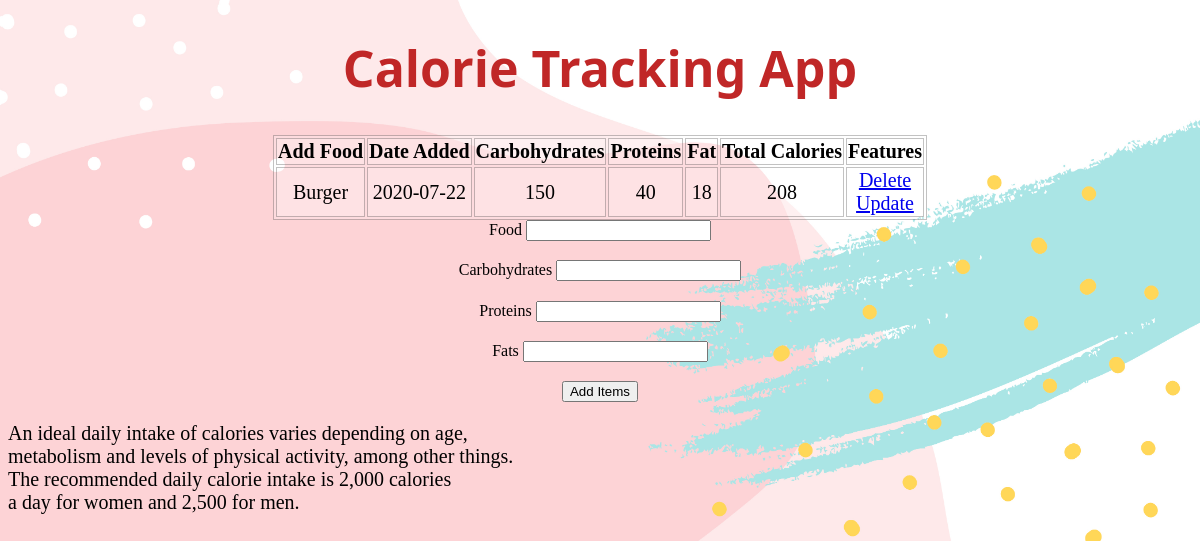
The page / on the database its author committed.
### app.py (models this page shows, shortened)
class Data(db.Model):
    id = db.Column(db.Integer, primary_key=True)
    content = db.Column(db.String(100), nullable=False)
    date_created = db.Column(db.DateTime, default=datetime.utcnow)
    proteins = db.Column(db.Integer,default = 0)
    carbs = db.Column(db.Integer,default = 0)
    fats = db.Column(db.Integer,default = 0)
    total=db.Column(db.Integer,default = 0)

### app.py (the view)
@app.route("/", methods = ['POST','GET'])
def add():
    if request.method =='POST':
        add_content = request.form.get('add_food')
        add_carbs = int(request.form.get('add_carbs'))
        add_pro = int(request.form.get('add_pro'))
        add_fat = int(request.form.get('add_fats'))
        add_total = add_carbs+add_pro+add_fat
        new_content = Data(content = add_content,carbs = add_carbs,proteins = add_pro,fats = add_fat,total = add_total)
        try:
            db.session.add(new_content)
            db.session.commit()
            return redirect('/')
        except:
            return " Issue with the entry/text"
    else:
        check = Data.query.order_by(Data.date_created).all()
        return render_template('home.html',check = check)

### templates/home.html (shortened to what this page needs)
{%extends 'base.html' %}
{% block body %}
<div class = "content">
    <h1>Calorie Tracking App</h1>
    <table>
        <tr>
            <th> Add Food </th>
            <th> Date Added </th>
            <th> Carbohydrates</th>
            <th> Proteins</th>
            <th> Fat</th>
            <th> Total Calories</th>
            <th> Features </th>
        </tr>
        {% for data in check %}
        <tr>
        <td>{{ data.content }}</td>
        <td>{{ data.date_created.date() }}</td>
        <td>{{data.carbs}}</td>
        <td>{{data.proteins}}</td>
        <td>{{data.fats}}</td>
        <td>{{data.total}}</td>
        <td>
            <a href ="/delete/{{data.id}}">Delete</a>
            <br>
            <a href="/update/{{data.id}}">Update</a>
        </td>
        </tr>
        {% endfor %}
    </table>
    <form action ="/" method="POST">
        <label>Food
            <input type ="text"  name= 'add_food' id ="content"><br><br>
        </label>
        <label>Carbohydrates
            <input type ="number" name= 'add_carbs' id ="quantity"><br><br>
        </label>
        <label>Proteins
            <input type ="number" name= 'add_pro' id ="quantity1"><br><br></label>
        <label>Fats
            <input type ="number" name= 'add_fats' id ="quantity2"><br><br></label>
        <input type="submit" value="Add Items">
    </form>
    <p> An ideal daily intake of calories varies depending on age,<br>
        metabolism and levels of physical activity, among other things.<br>
        The recommended daily calorie intake is 2,000 calories<br>
        a day for women and 2,500 for men.</p>
</div>
{%endblock%}

### templates/base.html (shortened to what this page needs)
<!DOCTYPE html>
<html lang="en">
<head>
    <link rel = "stylesheet" href="{{ url_for('static',filename ='css/stylesheet.css') }}">
</head>
<body>
    {% block body %}{% endblock %}
</body>
</html>

### static/css/stylesheet.css (style rules this page uses)
body { background-image: url('../images/fru2.jpg') ; background-color: rgba(255, 255, 255, 0.767); text-align: center; font-family: Cambria, Cochin, Georgia, Times, 'Times New Roman', serif; background-repeat: no-repeat; background-size: 100%; background-position:center top; background-attachment: fixed; background-size: cover; }
h1 { text-align: center; color: #c02727; font-size: 50px; font-family: 'Segoe UI', Tahoma, Geneva, Verdana, sans-serif; }
table, th, td { background-color: #ffffff31; margin-left: auto; margin-right: auto; color: black; font-size: 20px; border: 0.7px solid rgba(0, 0, 0, 0.24); }
p { position: relative; text-align: left; color:rgb(0, 0, 0); font-size: 20px; }
label { color: #000; width:140px; text-align: right; vertical-align:middle; position: relative; }

### rows shown on the page
Data: content "Burger", date_created "2020-07-22", carbs "150", proteins "40", fats "18", total "208"
